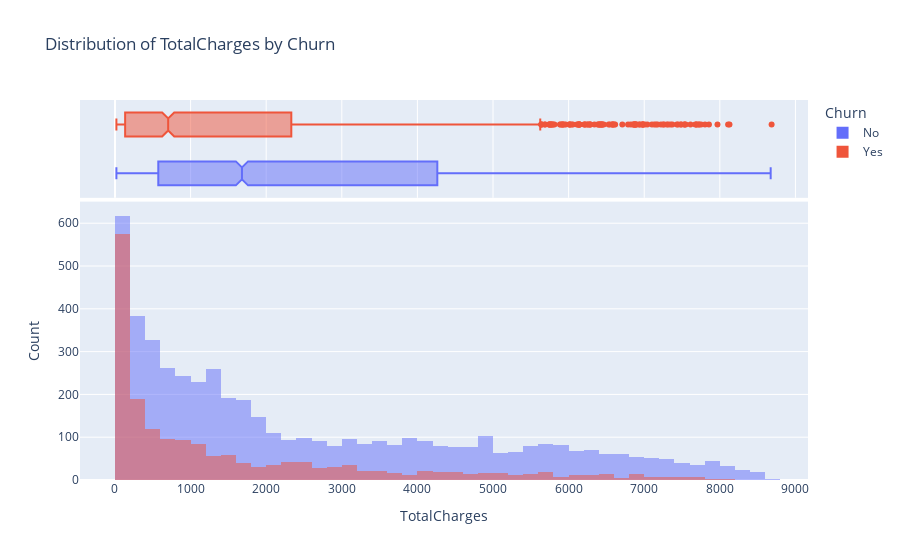

The code cell stored with this chart in its notebook:
### Markdown cell above
**Imputation strategy**

* Business Logic Alignment

    These customers have tenure = 0, meaning they just signed up and likely haven’t been billed yet.
    However, they’ve already selected a plan, and MonthlyCharges reflects the expected monthly cost.

* Churn Status

    Since these customers have not churned, it's safe to assume they’ll be billed for at least one month.
    Using MonthlyCharges is a fair estimate for what TotalCharges will be once billing catches up.

* Better Than Mean/Median Imputation

    The method uses contextual values, not generic averages, which preserves data integrity and avoids introducing bias.

### Code cell
fig = px.histogram(
    df,
    x="TotalCharges",
    color="Churn",
    barmode="overlay",  # use "overlay" for overlapping histograms
    marginal="box",     # optional: adds a boxplot on the side
    nbins=50,
    title="Distribution of TotalCharges by Churn"
)

fig.update_layout(xaxis_title="TotalCharges", yaxis_title="Count")
fig.show()

### Figure 1 — Plotly figure (JSON) as saved in the notebook; plotly's stock layout.template omitted (floating-point values rounded to 4 significant figures; data arrays with more than 128 entries replaced by an {"elided": "..."} marker saying what was removed)
{"data": [{"bingroup": "x", "hovertemplate": "Churn=No<br>TotalCharges=%{x}<br>count=%{y}<extra></extra>", "legendgroup": "No", "marker": {"color": "#636efa", "opacity": 0.5, "pattern": {"shape": ""}}, "name": "No", "nbinsx": 50, "orientation": "v", "showlegend": true, "type": "histogram", "x": {"elided": "5174 float values"}, "xaxis": "x", "yaxis": "y"}, {"hovertemplate": "Churn=No<br>TotalCharges=%{x}<extra></extra>", "legendgroup": "No", "marker": {"color": "#636efa"}, "name": "No", "notched": true, "showlegend": false, "type": "box", "x": {"elided": "5174 float values"}, "xaxis": "x2", "yaxis": "y2"}, {"bingroup": "x", "hovertemplate": "Churn=Yes<br>TotalCharges=%{x}<br>count=%{y}<extra></extra>", "legendgroup": "Yes", "marker": {"color": "#EF553B", "opacity": 0.5, "pattern": {"shape": ""}}, "name": "Yes", "nbinsx": 50, "orientation": "v", "showlegend": true, "type": "histogram", "x": {"elided": "1869 float values"}, "xaxis": "x", "yaxis": "y"}, {"hovertemplate": "Churn=Yes<br>TotalCharges=%{x}<extra></extra>", "legendgroup": "Yes", "marker": {"color": "#EF553B"}, "name": "Yes", "notched": true, "showlegend": false, "type": "box", "x": {"elided": "1869 float values"}, "xaxis": "x2", "yaxis": "y2"}], "layout": {"barmode": "overlay", "legend": {"title": {"text": "Churn"}, "tracegroupgap": 0}, "title": {"text": "Distribution of TotalCharges by Churn"}, "xaxis": {"anchor": "y", "domain": [0, 1], "title": {"text": "TotalCharges"}}, "xaxis2": {"anchor": "y2", "domain": [0, 1], "matches": "x", "showgrid": true, "showticklabels": false}, "yaxis": {"anchor": "x", "domain": [0, 0.7326], "title": {"text": "Count"}}, "yaxis2": {"anchor": "x2", "domain": [0.7426, 1], "matches": "y2", "showgrid": false, "showline": false, "showticklabels": false, "ticks": ""}}}
